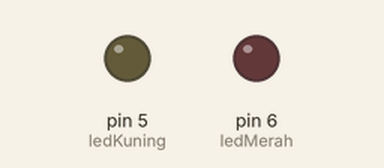
Bench run of a sketch on a simulated Arduino Uno, built with avr-gcc and run on an emulated ATmega328P. Shown: output pins drawn as LEDs (lit = HIGH).

Above: at 0.05 s.
Timing chart, 0 to 5.9 s (numbered marks = the images above):
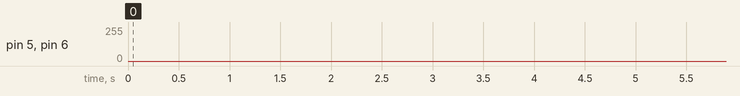

The sketch:

pwm_led.ino
```cpp
#define ledMerah 6
#define ledKuning 5

int dutyCycle_ledMerah = 255;
int dutyCycle_ledKuning = 0;

void setup() {
  // put your setup code here, to run once:
  pinMode(ledMerah, OUTPUT);
  pinMode(ledKuning, OUTPUT);
}

void loop() {
  // put your main code here, to run repeatedly:
  if(dutyCycle_ledKuning >= 255){
    dutyCycle_ledKuning = 0;
  }
  if(dutyCycle_ledMerah <= 0){
    dutyCycle_ledMerah = 255;
  }
  analogWrite(ledMerah, dutyCycle_ledMerah);
  analogWrite(ledKuning, dutyCycle_ledKuning);
  delay(5);
  dutyCycle_ledKuning++;
  dutyCycle_ledMerah--;
}
```
